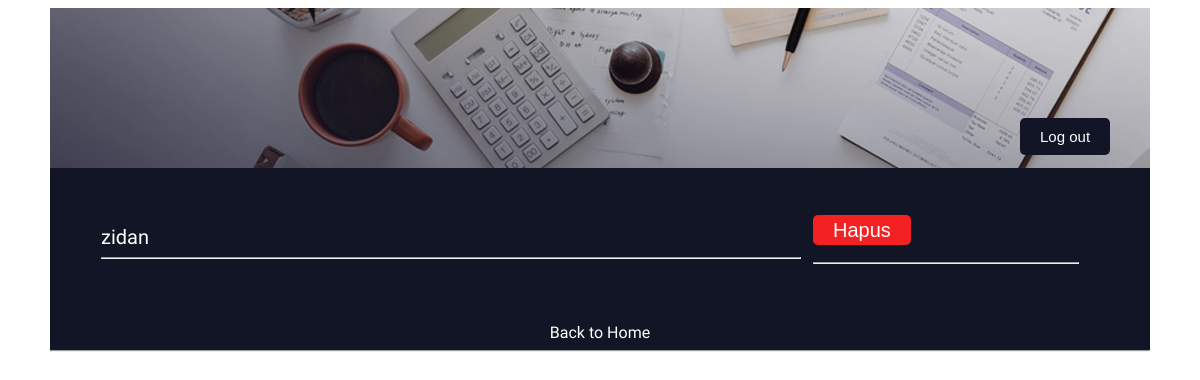
Page /Admin/admin-perusahaan.php (signed in) on the earlier database version.
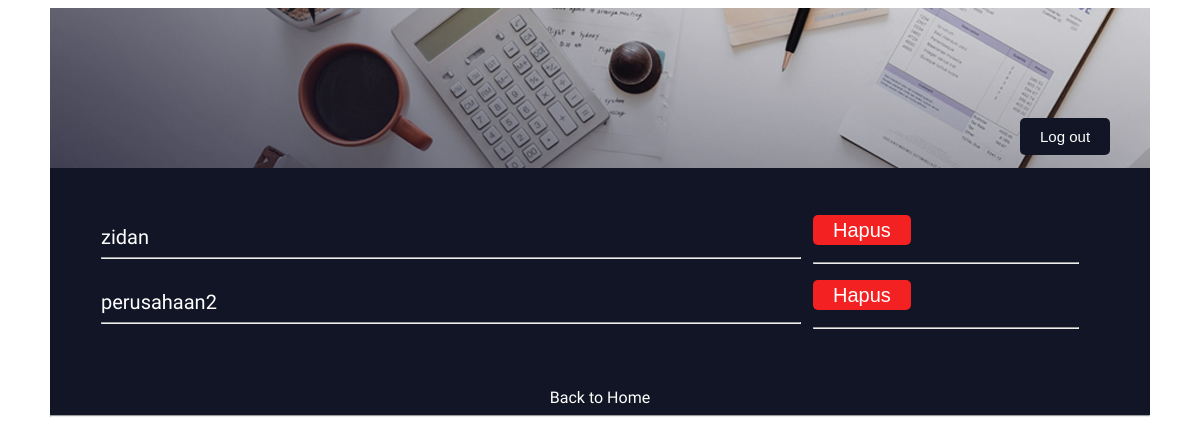
Same page on the later database version.
### tables this page shows
CREATE TABLE `users` (
  `id` int(11) NOT NULL,
  `username` varchar(255) NOT NULL,
  `password` varchar(255) NOT NULL,
  `role` enum('Mahasiswa','Perusahaan','Admin') NOT NULL,
  `email` varchar(255) NOT NULL,
  `name` varchar(255) NOT NULL,
  `profile_picture` varchar(255) DEFAULT 'default_profile_picture.png'
);

### Admin/admin-perusahaan.php (the view, shortened to what this page needs)
<?php
include '../db_connection.php';
$sql = "SELECT id, name FROM users WHERE role = 'Perusahaan'";
$result = $conn->query($sql);
?>
<!DOCTYPE html>
<html>
<head>
    <link rel="stylesheet" type="text/css" href="../CSS/Admin/admin-perusahaan.css">
</head>
<body>
    <div class="container">
        <div class="header">
        </div>
        <div class="log-out"><a href="../logout.php">Log out</a></div>
        <div class="posting">
            <table width="1000px" cellspacing="10px">
                <?php
                if ($result->num_rows > 0) {
                    while ($row = $result->fetch_assoc()) {
                        echo "<tr>";
                        echo "<td width='700px'><a href='admin-perusahaan-about.php?id={$row['id']}'> {$row['name']}</a><hr></td>";
                        echo "<td><a href='delete-company.php?id={$row['id']}' class='hapus'>Hapus</a><hr class='hr'></td>";
                        echo "</tr>";
                    }
                } else {
                    echo "<tr><td colspan='2'>No companies found.</td></tr>";
                }
                ?>
            </table>
        </div>
        <div class="back-link" style="text-align: center; margin-top: 20px;">
            <a href="admin-home.php" style="color: white; text-decoration: none; font-size: 16px;">Back to Home</a>
        </div>
        <hr>
    </div>
</body>
</html>

Differences in the rows shown:
added users: name "perusahaan2"
